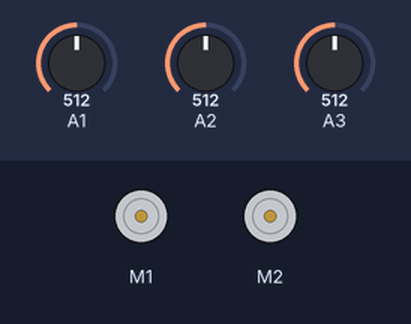
The sketch below on a simulated Arduino Uno, built with avr-gcc and run on an emulated ATmega328P. Shown: 2 × DC motor (green arrow = forward, orange = backward, longer = faster). Inputs (shaded band) come from the test bench; at power-on: A1 = 512, A2 = 512, A3 = 512.

Above: at 1.2 s.
1.3 s: A1 set to 314
2.8 s: A1 set to 285
At 4.2 s:
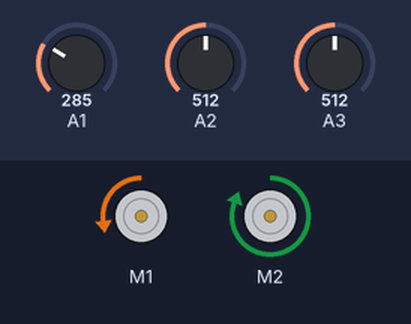
Timing chart, 0 to 5.8 s (numbered marks = the images above; inputs shaded):
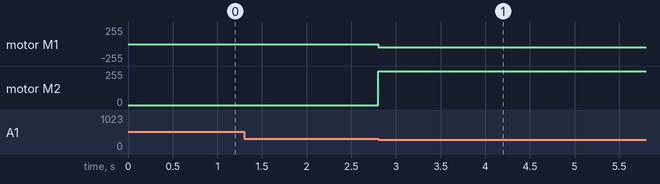

The sketch:

____________.ino
```cpp
#include <AFMotor.h> // добавляем библиотеку

AF_DCMotor M1(1);  // подключаем моторы
AF_DCMotor M2(2);


void setup()
{

M1.setSpeed(255); // устанавливаем максимальную скорость вращения 200/255
M2.setSpeed(255);

Serial.begin(9600);  // настраиваем вывод
}

void loop()
{

if (((analogRead(A1)) > 300) && ((analogRead(A2)) < 300) && ((analogRead(A3)) > 300))
{
M1.run(FORWARD);  // вперед
M1.setSpeed(255);
M2.run(FORWARD);
M2.setSpeed(255);
}

if ((analogRead(A1)) < 300) {
while((analogRead(A2)) > 300){
M1.run(BACKWARD);  // вправо
M1.setSpeed(50);
M2.run(FORWARD);
M2.setSpeed(255);
}
}
if ((analogRead(A3)) < 300) {
while((analogRead(A2)) > 300){
M1.run(FORWARD);  // влево
M1.setSpeed(255);
M2.run(BACKWARD);
M2.setSpeed(50);
}
}

}
```

Measured:
- the behaviour switches between 300 and 299 on A1 (found by bisection; images 0 and 1)
- after the input at 1.3 s, every drawn part: stays the same
- after the input at 2.8 s, motor M1: stopped → backward 50/255 at once; motor M2: stopped → forward 255/255 at once
